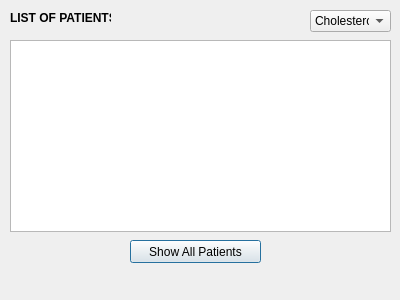
<?xml version="1.0" encoding="UTF-8"?>
<ui version="4.0">
 <class>Dialog</class>
 <widget class="QDialog" name="Dialog">
  <property name="geometry">
   <rect>
    <x>0</x>
    <y>0</y>
    <width>400</width>
    <height>300</height>
   </rect>
  </property>
  <property name="windowTitle">
   <string>Dialog</string>
  </property>
  <widget class="QLabel" name="label">
   <property name="geometry">
    <rect>
     <x>10</x>
     <y>10</y>
     <width>101</width>
     <height>16</height>
    </rect>
   </property>
   <property name="font">
    <font>
     <weight>75</weight>
     <bold>true</bold>
    </font>
   </property>
   <property name="text">
    <string>LIST OF PATIENTS</string>
   </property>
  </widget>
  <widget class="QComboBox" name="comboBox">
   <property name="geometry">
    <rect>
     <x>310</x>
     <y>10</y>
     <width>81</width>
     <height>22</height>
    </rect>
   </property>
   <item>
    <property name="text">
     <string>Cholesterol</string>
    </property>
   </item>
  </widget>
  <widget class="QListView" name="listView_2">
   <property name="geometry">
    <rect>
     <x>10</x>
     <y>40</y>
     <width>381</width>
     <height>192</height>
    </rect>
   </property>
   <property name="modelColumn">
    <number>0</number>
   </property>
  </widget>
  <widget class="QPushButton" name="pushButton_2">
   <property name="geometry">
    <rect>
     <x>130</x>
     <y>240</y>
     <width>131</width>
     <height>23</height>
    </rect>
   </property>
   <property name="text">
    <string>Show All Patients</string>
   </property>
  </widget>
 </widget>
 <resources/>
 <connections/>
</ui>
